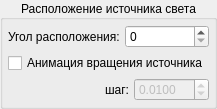
           <widget class="QGroupBox" name="groupBox">
            <property name="title">
             <string>Расположение источника света</string>
            </property>
            <property name="alignment">
             <set>Qt::AlignCenter</set>
            </property>
            <property name="flat">
             <bool>false</bool>
            </property>
            <property name="checkable">
             <bool>false</bool>
            </property>
            <layout class="QVBoxLayout" name="verticalLayout">
             <property name="spacing">
              <number>5</number>
             </property>
             <property name="margin">
              <number>5</number>
             </property>
             <item>
              <layout class="QHBoxLayout" name="horizontalLayout_10">
               <item>
                <widget class="QLabel" name="label_20">
                 <property name="text">
                  <string>Угол расположения:</string>
                 </property>
                </widget>
               </item>
               <item>
                <widget class="QSpinBox" name="light_rot_angle">
                 <property name="accelerated">
                  <bool>true</bool>
                 </property>
                 <property name="correctionMode">
                  <enum>QAbstractSpinBox::CorrectToNearestValue</enum>
                 </property>
                 <property name="maximum">
                  <number>360</number>
                 </property>
                 <property name="singleStep">
                  <number>15</number>
                 </property>
                </widget>
               </item>
              </layout>
             </item>
             <item>
              <widget class="QCheckBox" name="light_rot_auto">
               <property name="text">
                <string>Анимация вращения источника</string>
               </property>
              </widget>
             </item>
             <item>
              <layout class="QHBoxLayout" name="horizontalLayout_12">
               <item>
                <spacer name="horizontalSpacer_4">
                 <property name="orientation">
                  <enum>Qt::Horizontal</enum>
                 </property>
                 <property name="sizeHint" stdset="0">
                  <size>
                   <width>40</width>
                   <height>20</height>
                  </size>
                 </property>
                </spacer>
               </item>
               <item>
                <widget class="QLabel" name="label_28">
                 <property name="text">
                  <string>шаг:</string>
                 </property>
                </widget>
               </item>
               <item>
                <widget class="QDoubleSpinBox" name="light_rot_angle_step">
                 <property name="enabled">
                  <bool>false</bool>
                 </property>
                 <property name="decimals">
                  <number>4</number>
                 </property>
                 <property name="minimum">
                  <double>-10.000000000000000</double>
                 </property>
                 <property name="maximum">
                  <double>10.000000000000000</double>
                 </property>
                 <property name="singleStep">
                  <double>0.010000000000000</double>
                 </property>
                 <property name="value">
                  <double>0.010000000000000</double>
                 </property>
                </widget>
               </item>
              </layout>
             </item>
            </layout>
           </widget>
